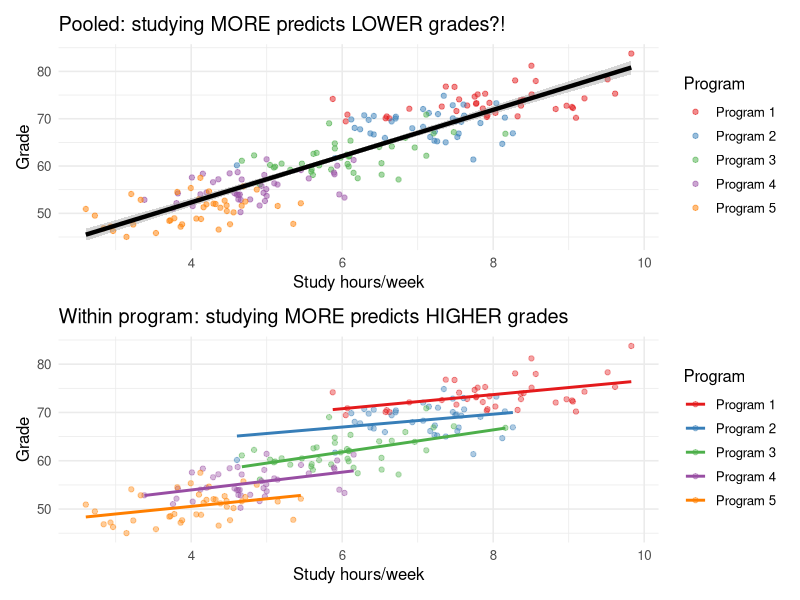
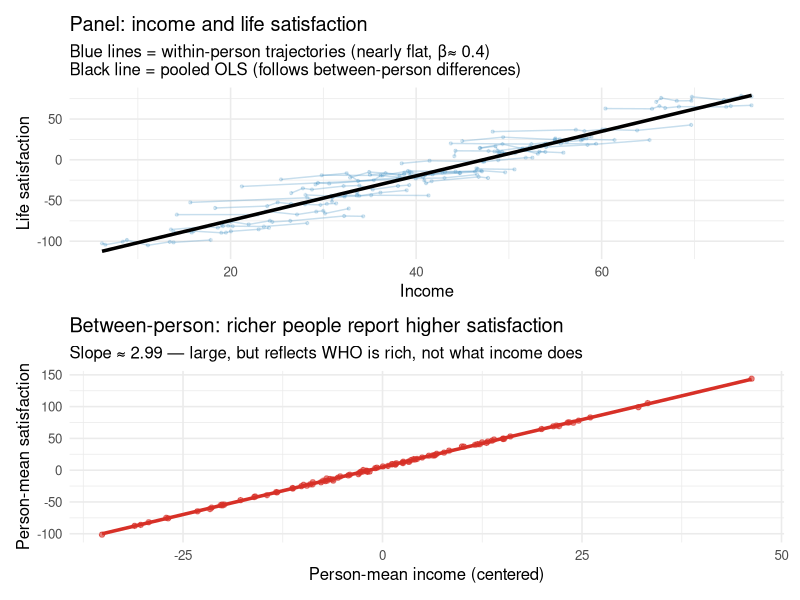

Reproduce these figures in R, in order. (Note: this script raises an error after producing the figures.)
## ---- chunk 1
library(tidyverse)
library(lme4)
library(ggplot2)
library(patchwork)
set.seed(42)
## ---- chunk 2
n_students  <- 200
n_programs  <- 5

program_difficulty <- c(2, 4, 6, 8, 10)   # harder programs lower average grades
program_study_avg  <- c(8, 7, 6, 5, 4)    # harder programs, students study more

students <- tibble(
  student  = 1:n_students,
  program  = rep(1:n_programs, each = n_students / n_programs),
  study    = program_study_avg[program] + rnorm(n_students, 0, 0.8),
  grade    = 80 - 3 * program_difficulty[program] +
             2 * (study - program_study_avg[program]) +
             rnorm(n_students, 0, 3),
  program_label = factor(program, labels = paste("Program", 1:n_programs))
)
## ---- chunk 3
p_pooled <- ggplot(students, aes(x = study, y = grade)) +
  geom_point(aes(color = program_label), alpha = 0.5) +
  geom_smooth(method = "lm", color = "black", linewidth = 1.5) +
  scale_color_brewer(palette = "Set1") +
  labs(title = "Pooled: studying MORE predicts LOWER grades?!",
       x = "Study hours/week", y = "Grade", color = "Program") +
  theme_minimal(base_size = 12)

p_within <- ggplot(students, aes(x = study, y = grade, color = program_label)) +
  geom_point(alpha = 0.4) +
  geom_smooth(method = "lm", se = FALSE, linewidth = 1) +
  scale_color_brewer(palette = "Set1") +
  labs(title = "Within program: studying MORE predicts HIGHER grades",
       x = "Study hours/week", y = "Grade", color = "Program") +
  theme_minimal(base_size = 12)

p_pooled / p_within
## ---- chunk 4
m_pooled <- lm(grade ~ study, data = students)
m_mixed  <- lmer(grade ~ study + (1 | program_label), data = students)

tibble(
  Model         = c("Pooled OLS", "Mixed model (within-program)"),
  Study_coeff   = c(coef(m_pooled)["study"],
                    fixef(m_mixed)["study"]),
  Direction     = c("Negative (wrong)", "Positive (correct)")
) |>
  knitr::kable(digits = 3,
               caption = "Study hours coefficient: pooled vs. within-program")
## ---- chunk 5
n_people <- 100
n_waves  <- 8

person_income_mean <- rnorm(n_people, 50, 15)  # stable between-person income level

df_panel_sp <- expand_grid(person = 1:n_people, wave = 1:n_waves) |>
  mutate(
    person_mean  = person_income_mean[person],
    income       = person_mean + rnorm(n(), 0, 5),       # small within-person variation
    income_gmc   = income - mean(income),                # grand-mean centered
    income_cmc   = income - person_mean,                 # within-person centered
    income_mean  = person_mean - mean(person_income_mean), # person mean centered on grand mean
    # True DGP: large between-person effect, small within-person effect
    satisfaction = 5 + 3.0 * income_mean + 0.4 * income_cmc + rnorm(n(), 0, 2),
    person       = factor(person)
  )
## ---- chunk 6
# 1. Pooled OLS: conflates between and within
m_pooled <- lm(satisfaction ~ income_gmc, data = df_panel_sp)

# 2. Between-person: regress person means on person mean income
person_means <- df_panel_sp |>
  group_by(person) |>
  summarise(
    across(c(satisfaction, income_mean), mean),
    .groups = "drop"
  )

m_between <- lm(satisfaction ~ income_mean, data = person_means)

# 3. Within-person (CMC mixed model)
m_within  <- lmer(satisfaction ~ income_cmc + (1 | person), data = df_panel_sp)

# Summary table
tibble(
  Model          = c("Pooled OLS", "Between-person", "Within-person (CMC)"),
  Income_slope   = c(coef(m_pooled)["income_gmc"],
                     coef(m_between)["income_mean"],
                     fixef(m_within)["income_cmc"]),
  Interpretation = c("Blend of between and within (misleading)",
                     "Richer people are happier (selection effect)",
                     "Earning more than usual barely helps (causal estimate)")
) |>
  knitr::kable(digits = 3,
               caption = "Income–satisfaction slope: pooled vs. decomposed")
## ---- chunk 7
# Sample 25 people for visual clarity
sampled_people <- sample(levels(df_panel_sp$person), 25)

p_spaghetti <- df_panel_sp |>
  filter(person %in% sampled_people) |>
  ggplot(aes(x = income, y = satisfaction, group = person)) +
  geom_line(alpha = 0.3, color = "#4393c3") +
  geom_point(alpha = 0.2, color = "#4393c3", size = 0.8) +
  geom_smooth(data = df_panel_sp |> filter(person %in% sampled_people),
              aes(group = NULL), method = "lm",
              color = "black", linewidth = 1.2, se = FALSE) +
  labs(title = "Panel: income and life satisfaction",
       subtitle = "Blue lines = within-person trajectories (nearly flat, \u03b2\u2248 0.4)\nBlack line = pooled OLS (follows between-person differences)",
       x = "Income", y = "Life satisfaction") +
  theme_minimal(base_size = 12)

p_between_scatter <- person_means |>
  ggplot(aes(x = income_mean, y = satisfaction)) +
  geom_point(alpha = 0.6, color = "#d73027") +
  geom_smooth(method = "lm", color = "#d73027", linewidth = 1.2) +
  labs(title = "Between-person: richer people report higher satisfaction",
       subtitle = paste0("Slope \u2248 ", round(coef(m_between)["income_mean"], 2),
                         " — large, but reflects WHO is rich, not what income does"),
       x = "Person-mean income (centered)", y = "Person-mean satisfaction") +
  theme_minimal(base_size = 12)

p_spaghetti / p_between_scatter
## ---- chunk 8
n_par  <- 50
n_stim <- 30

par_effects  <- rnorm(n_par,  0, 5)
stim_effects <- rnorm(n_stim, 0, 4)
valence      <- rep(c(0, 1), times = n_stim / 2)   # 0 = neutral, 1 = positive
concreteness <- 3 + 2 * valence + rnorm(n_stim, 0, 1)  # confound: positive = more concrete

df_exp_sp <- expand_grid(participant = 1:n_par, stimulus = 1:n_stim) |>
  mutate(
    par_eff  = par_effects[participant],
    stim_eff = stim_effects[stimulus],
    val_s    = valence[stimulus],
    conc_s   = concreteness[stimulus],
    # True DGP: concreteness matters; valence has NO direct effect
    recall   = 50 + par_eff + stim_eff + 2 * conc_s + rnorm(n(), 0, 3),
    participant = factor(participant),
    stimulus    = factor(stimulus)
  )
## ---- chunk 9
# Wrong model: ignores stimulus-level confound and stimulus random effects
m_wrong   <- lmer(recall ~ val_s + (1 | participant),
                  data = df_exp_sp)

# Correct model: controls for concreteness + crossed stimulus RE
m_correct <- lmer(recall ~ val_s + conc_s + (1 | participant) + (1 | stimulus),
                  data = df_exp_sp)

# Compare valence coefficients
tidy_wrong   <- broom.mixed::tidy(m_wrong,   effects = "fixed")
tidy_correct <- broom.mixed::tidy(m_correct, effects = "fixed")

bind_rows(
  tidy_wrong   |> filter(term == "val_s") |>
    mutate(model = "Wrong (no concreteness, no stimulus RE)"),
  tidy_correct |> filter(term == "val_s") |>
    mutate(model = "Correct (concreteness + stimulus RE)")
) |>
  select(model, estimate, std.error, statistic, p.value) |>
  knitr::kable(digits = 3,
               caption = "Valence coefficient: false positive vs. null result")
## ---- chunk 10
stimulus_summary <- df_exp_sp |>
  mutate(valence_label = ifelse(val_s == 1, "positive", "neutral")) |>
  group_by(stimulus, valence_label, conc_s) |>
  summarise(mean_recall = mean(recall), .groups = "drop")

p_valence_raw <- ggplot(stimulus_summary,
                        aes(x = valence_label, y = mean_recall,
                            color = valence_label)) +
  geom_jitter(width = 0.1, alpha = 0.6, size = 2) +
  stat_summary(fun = mean, geom = "crossbar", width = 0.3, linewidth = 0.8) +
  scale_color_manual(values = c("positive" = "#d73027", "neutral" = "#4393c3")) +
  labs(title = "Apparent effect: positive words recalled more",
       subtitle = "This looks like a valence effect...",
       x = "Valence", y = "Mean recall", color = NULL) +
  theme_minimal(base_size = 12) +
  theme(legend.position = "none")

p_concreteness <- ggplot(stimulus_summary,
                         aes(x = conc_s, y = mean_recall,
                             color = valence_label)) +
  geom_point(alpha = 0.7, size = 2) +
  geom_smooth(method = "lm", se = FALSE, linewidth = 1) +
  scale_color_manual(values = c("positive" = "#d73027", "neutral" = "#4393c3")) +
  labs(title = "True structure: concreteness drives recall",
       subtitle = "...but both lines have the same slope; valence just shifts concreteness",
       x = "Concreteness (imageability)", y = "Mean recall",
       color = "Valence") +
  theme_minimal(base_size = 12)

p_valence_raw | p_concreteness
## ---- chunk 11
# Panel 1: Cross-sectional Simpson
p1 <- ggplot(students, aes(x = study, y = grade)) +
  geom_point(aes(color = program_label), alpha = 0.4, size = 1) +
  geom_smooth(method = "lm", color = "black", linewidth = 1.2) +
  geom_smooth(aes(color = program_label), method = "lm",
              se = FALSE, linewidth = 0.8) +
  scale_color_brewer(palette = "Set1") +
  labs(title = "1. Cross-sectional nesting",
       subtitle = "Pooled: negative\nWithin program: positive",
       x = "Study hours", y = "Grade", color = NULL) +
  theme_minimal(base_size = 11) +
  theme(legend.position = "none")

# Panel 2: Panel data Simpson (person-level means vs within-person)
p2 <- ggplot(person_means, aes(x = income_mean, y = satisfaction)) +
  geom_point(alpha = 0.5, color = "#d73027", size = 1.5) +
  geom_smooth(method = "lm", color = "#d73027", linewidth = 1.2) +
  labs(title = "2. Panel data (Easterlin)",
       subtitle = paste0("Between persons: slope \u2248 ",
                         round(coef(m_between)["income_mean"], 1),
                         " (strong)\nWithin persons over time: slope \u2248 0.4 (weak)"),
       x = "Person-mean income (centered)", y = "Person-mean satisfaction") +
  theme_minimal(base_size = 11)

# Panel 3: Experiment Simpson
p3 <- ggplot(stimulus_summary,
             aes(x = conc_s, y = mean_recall, color = valence_label)) +
  geom_point(alpha = 0.6, size = 1.5) +
  geom_smooth(method = "lm", se = FALSE, linewidth = 1.2) +
  scale_color_manual(values = c("positive" = "#d73027", "neutral" = "#4393c3")) +
  labs(title = "3. Within-subjects experiment",
       subtitle = "Marginal: positive recalled more\nWithin concreteness: no valence effect",
       x = "Concreteness", y = "Mean recall", color = "Valence") +
  theme_minimal(base_size = 11) +
  theme(legend.position = "bottom")

p1 | p2 | p3
